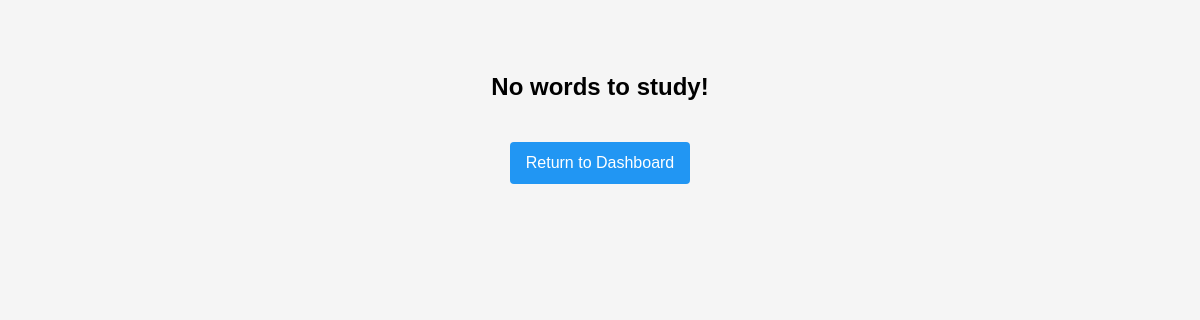
Before: /words/lernende with the older database file.
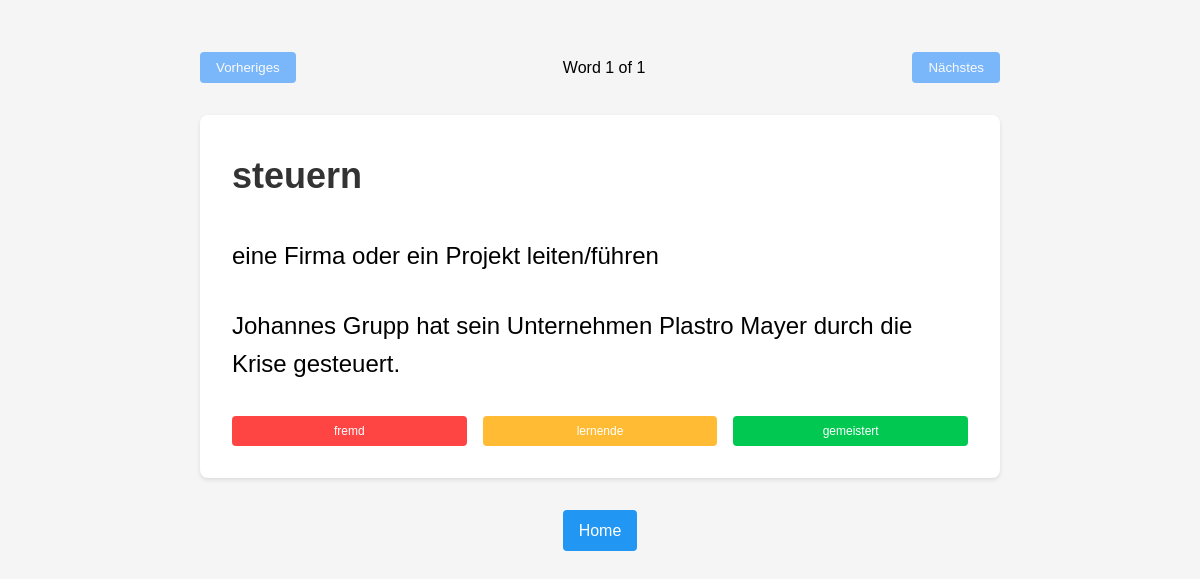
After: the same page with the newer database file.
### app/models.py (models this page shows)
class Word(Base):
    __tablename__ = "words"
    id = Column(Integer, primary_key=True, index=True)
    word = Column(String, unique=True, index=True)
    explanation = Column(String)
    example = Column(String)
    status = Column(Enum(LearningStatus), default=LearningStatus.NOT_MASTERED)
    created_at = Column(DateTime, default=datetime.datetime.now(datetime.timezone.utc))

### app/main.py (the view)
@app.get("/words/{status}")
async def filtered_words(request: Request, status: str, db: Session = Depends(database.get_db)):
    if status == "all":
        words = db.query(models.Word).all()
        return templates.TemplateResponse("words.html", {"request": request, "words": words})
    elif status == "addword":
        return templates.TemplateResponse("add_word.html", {"request": request})
    else:
        words = db.query(models.Word).filter(models.Word.status == models.LearningStatus(status)).all()
    return templates.TemplateResponse(
        "words_card.html",
        {
            "request": request,
            "words": words,
            "current_index": 0 if words else -1,
            "total_words": len(words)
        }
    )

### app/templates/words_card.html (shortened to what this page needs)
{% extends "base.html" %}
{% block content %}
<div class="container">
    {% if words %}
    <div class="study-container">
        <div class="navigation-controls">
            <button onclick="showPreviousWord()" id="prevBtn" disabled>Vorheriges</button>
            <span id="wordCounter">Word 1 of {{ total_words }}</span>
            <button onclick="showNextWord()" id="nextBtn" {% if total_words <= 1 %}disabled{% endif %}>Nächstes</button>
        </div>
        {% for word in words %}
        <div class="word-card" id="word-{{ loop.index0 }}" {% if not loop.first %}style="display: none;"{% endif %}>
            <h2>{{ word.word }}</h2>
            <p class="explanation">{{ word.explanation }}</p>
            <p class="example">{{ word.example }}</p>
            <div class="status-controls">
                <button onclick="updateStatus('{{ word.id }}', 'fremd')"
                        class="status-btn not-mastered">fremd</button>
                <button onclick="updateStatus('{{ word.id }}', 'lernende')"
                        class="status-btn learning">lernende</button>
                <button onclick="updateStatus('{{ word.id }}', 'gemeistert')"
                        class="status-btn mastered">gemeistert</button>
            </div>
        </div>
        {% endfor %}
        <div class="home-button-container">
            <a href="/" class="home-btn">Home</a>
        </div>
    </div>
    {% else %}
    <div class="no-words">
        <h2>No words to study!</h2>
        <a href="/" class="home-link">Return to Dashboard</a>
    </div>
    {% endif %}
</div>
{% endblock %}

Changed rows visible on the page:
now on this page (row edited): Word: word "steuern", explanation "eine Firma oder ein Projekt leiten/führen", example "Johannes Grupp hat sein Unternehmen Plastro Mayer durch die Krise gesteuert."
Other visible differences:
{{ total_words }}: (not shown) → "1"
text no longer shown: "No words to study! Return to Dashboard"
text now shown: "Vorheriges Word 1 of Nächstes Home"
